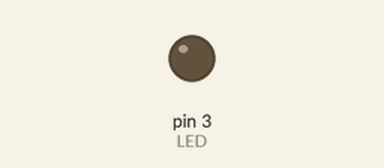
Bench run of a sketch on a simulated Arduino Uno, built with avr-gcc and run on an emulated ATmega328P. Parts: output pins drawn as LEDs (lit = HIGH).

Above: at 0.15 s.
Timing chart, 0 to 1.6 s (numbered marks = the images above):
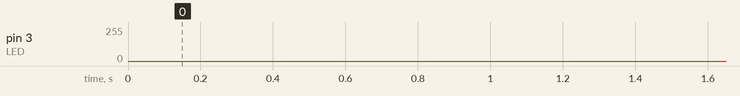

The sketch:

lesson_2.1.ino
```cpp
/*
  keyestudio Mini Tank Robot V3
  lesson 2.1
  pwm
  http://www.keyestudio.com
*/
int LED = 3;  //Define the pin of LED to connect with digital port 3

void setup () {
  pinMode (LED, OUTPUT); //Initialize the LED pin to output mode
}
void loop () {
  for (int value = 0; value < 255; value = value + 1) {
    analogWrite (LED, value); // LED turns on
    delay (5); // Delay in 5ms
  }
  for (int value = 255; value > 0; value = value - 1) {
    analogWrite (LED, value); // LED turns off
    delay (5); // Delay in 5ms
  }
}
```
